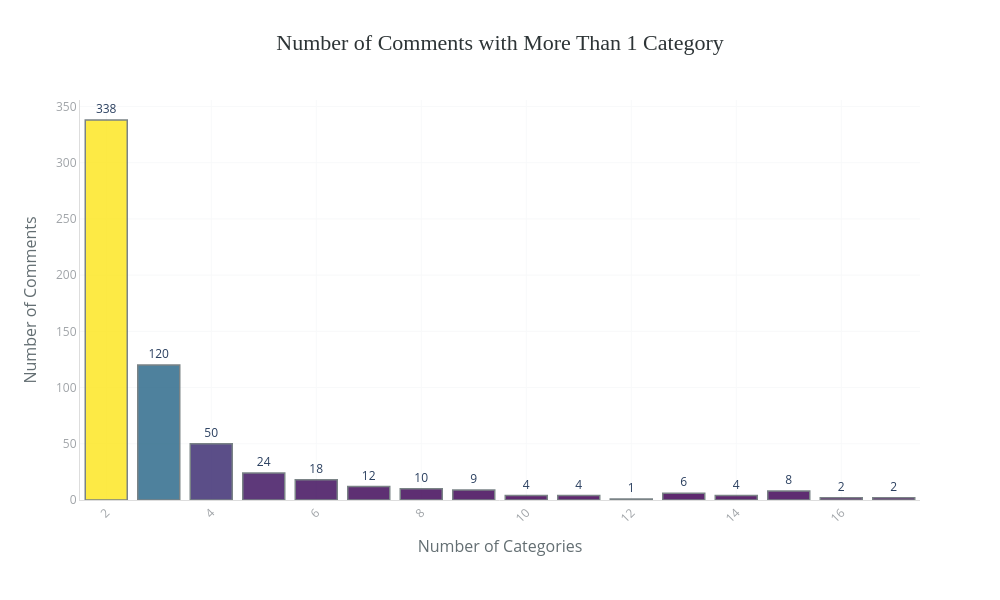

Write notebook code for a chart like this one.
### Code cell
bar_chart(
    data=df_plot_filtered,
    x="num_categories",
    y="num_comments",
    title="Number of Comments with More Than 1 Category",
    labels={
        "num_categories": "Number of Categories",
        "num_comments": "Number of Comments"
    },
    top_n=len(df_plot_filtered)  # ensure all appear
)

### Figure 1 — Plotly figure (JSON) as saved in the notebook; plotly's stock layout.template omitted (floating-point values rounded to 4 significant figures)
{"data": [{"hovertemplate": "Number of Categories=%{x}<br>Number of Comments=%{marker.color}<br>text=%{text}<extra></extra>", "legendgroup": "", "marker": {"color": [338, 120, 50, 24, 18, 12, 10, 9, 8, 6, 4, 4, 4, 2, 2, 1], "coloraxis": "coloraxis", "line": {"color": "#636E72", "width": 1.5}, "opacity": 0.85, "pattern": {"shape": ""}}, "name": "", "orientation": "v", "showlegend": false, "text": ["338", "120", "50", "24", "18", "12", "10", "9", "8", "6", "4", "4", "4", "2", "2", "1"], "textposition": "outside", "texttemplate": "%{text}", "type": "bar", "x": [2, 3, 4, 5, 6, 7, 8, 9, 15, 13, 10, 11, 14, 16, 17, 12], "xaxis": "x", "y": [338, 120, 50, 24, 18, 12, 10, 9, 8, 6, 4, 4, 4, 2, 2, 1], "yaxis": "y"}], "layout": {"barmode": "relative", "coloraxis": {"colorbar": {"title": {"text": "Number of Comments"}}, "colorscale": [[0, "#440154"], [0.25, "#3b528b"], [0.5, "#21908d"], [0.75, "#5dc962"], [1, "#fde725"]], "showscale": false}, "height": 600, "legend": {"tracegroupgap": 0}, "margin": {"b": 100, "l": 80, "r": 80, "t": 100}, "paper_bgcolor": "white", "plot_bgcolor": "white", "showlegend": false, "title": {"font": {"color": "#2D3436", "family": "Arial Black", "size": 22}, "text": "Number of Comments with More Than 1 Category", "x": 0.5, "xanchor": "center"}, "width": 1000, "xaxis": {"anchor": "y", "domain": [0, 1], "gridcolor": "#F8F9FA", "linecolor": "#DDD", "showgrid": true, "tickangle": -45, "tickfont": {"color": "#A0A4A8", "size": 12}, "title": {"font": {"color": "#636E72", "size": 16}, "text": "Number of Categories"}}, "yaxis": {"anchor": "x", "domain": [0, 1], "gridcolor": "#F8F9FA", "linecolor": "#DDD", "showgrid": true, "tickfont": {"color": "#A0A4A8", "size": 12}, "title": {"font": {"color": "#636E72", "size": 16}, "text": "Number of Comments"}}}}
